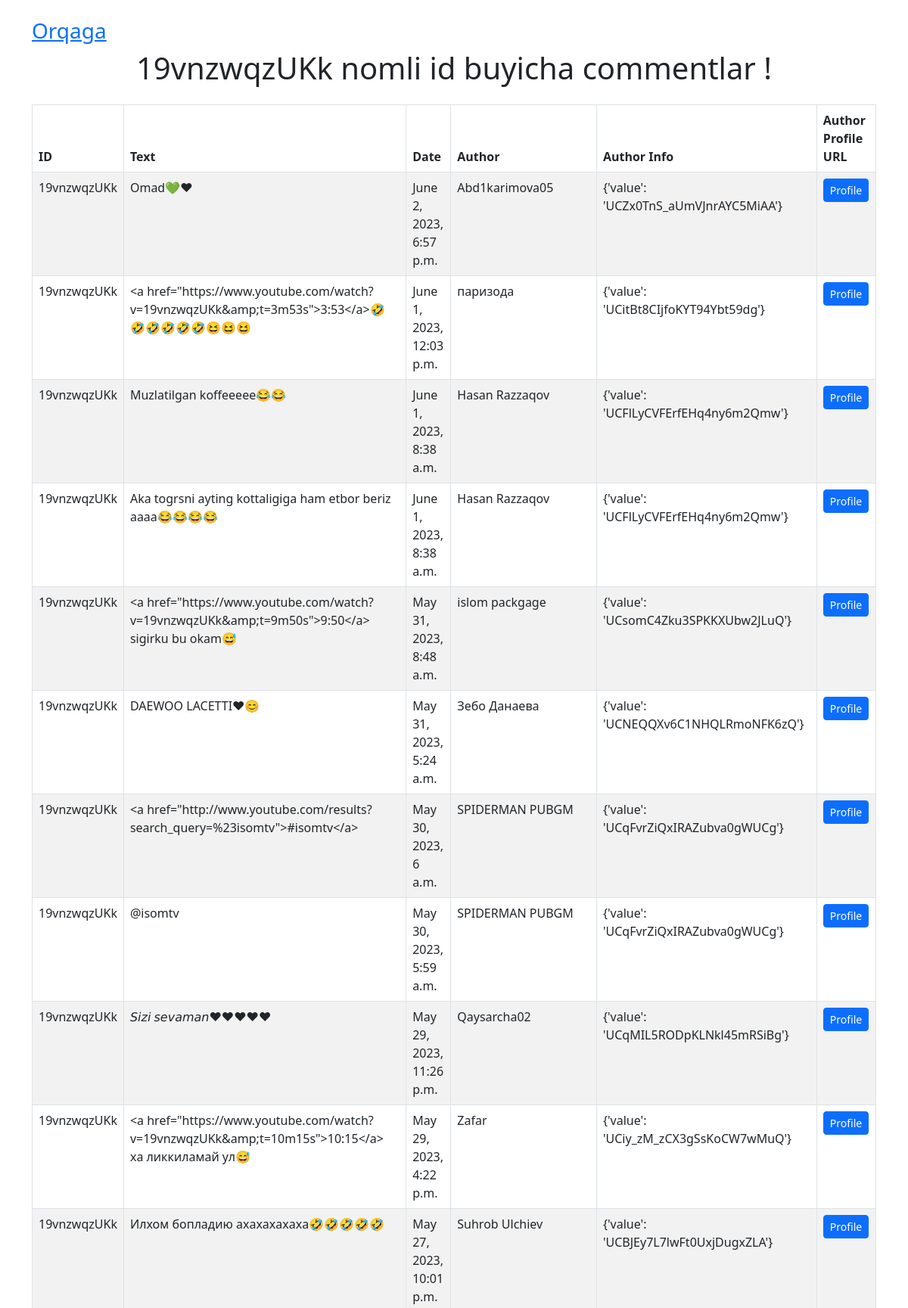
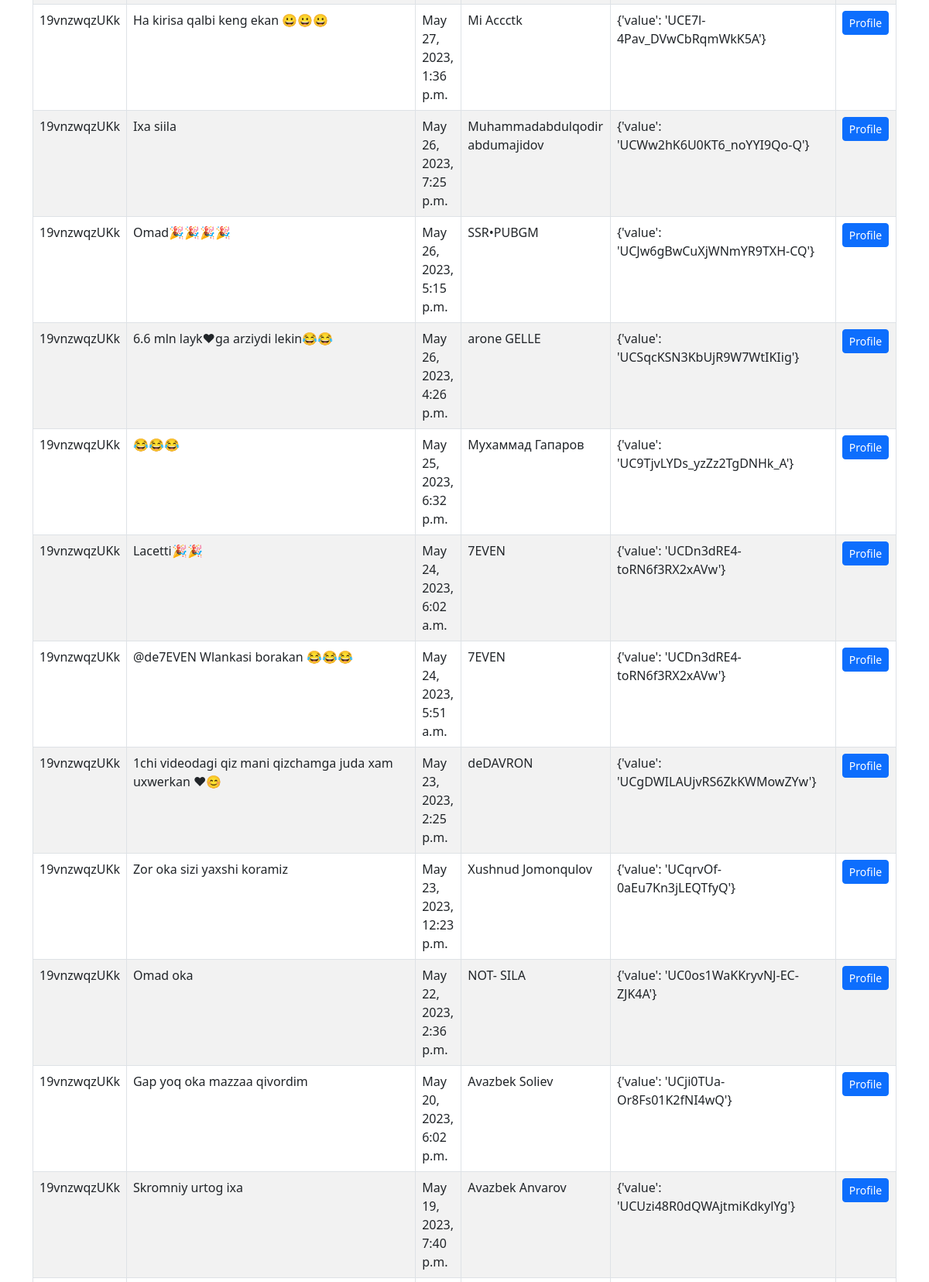
The page /comment/3/ (upper part) on the database its author committed (2 pictures, top to bottom).
### youtube/models.py (models this page shows, shortened)
class YouTobeModel(models.Model):
    video_id = models.CharField(max_length=100, unique=True, db_index=True)
    channelTitle = models.CharField(max_length=1000)
    title = models.CharField(max_length=1000)
    viewCount = models.IntegerField()
    description = models.TextField()

class Comment(models.Model):
    text_id = models.TextField()
    text = models.TextField()
    date = models.DateTimeField()
    author = models.CharField(max_length = 1000)
    author_info = models.CharField(max_length=1000)
    author_profile_url = models.URLField()

### youtube/views.py (the view)
# urls.py: path('comment/<int:pk>/', comment, name='comment'),
def comment(request, pk):
    comment_obj = get_object_or_404(YouTobeModel, pk=pk)
    video_id = comment_obj.video_id
    comments = Comment.objects.filter(text_id=video_id)
    return render(request, 'comment.html', {'video_id': video_id, 'comments': comments})

### youtube/templates/comment.html (shortened to what this page needs)
<!DOCTYPE html>
<html lang="en">
<head>
    <link rel="stylesheet" href="https://cdn.jsdelivr.net/npm/bootstrap@5.3.0/dist/css/bootstrap.min.css">
</head>
<body>
    <div class="container">
        <h3 class="mt-4"> <a href="{% url 'home' %}">Orqaga</a></h3>
        <h1 style="text-align: center;">{{ video_id }} nomli id buyicha commentlar !</h1>
        <table class="table table-striped table-bordered mt-4">
            <thead class="thead-dark">
                <tr>
                    <th scope="col">ID</th>
                    <th scope="col">Text</th>
                    <th scope="col">Date</th>
                    <th scope="col">Author</th>
                    <th scope="col">Author Info</th>
                    <th scope="col">Author Profile URL</th>
                </tr>
            </thead>
            <tbody>
                {% for comment in comments %}
                <tr>
                    <td>{{ comment.text_id }}</td>
                    <td>{{ comment.text }}</td>
                    <td>{{ comment.date }}</td>
                    <td>{{ comment.author }}</td>
                    <td>{{ comment.author_info }}</td>
                    <td><a href="{{ comment.author_profile_url }}" class="btn btn-primary btn-sm">Profile</a></td>
                </tr>
                {% endfor %}
            </tbody>
        </table>
    </div>
</body>
</html>

### rows shown on the page
YouTobeModel: video "19vnzwqzUKk"
Comment: text_id "19vnzwqzUKk", text "Omad💚❤", date "June 2, 2023, 6:57 p.m.", author "Abd1karimova05", author_info "{'value': 'UCZx0TnS_aUmVJnrAYC5MiAA'}"
Comment: text_id "19vnzwqzUKk", text "<a href=\"https://www.youtube.com/watch?v=19vnzwqzUKk&amp;t=3m53s\">3:53</a>🤣🤣🤣🤣🤣🤣😆😆😆", date "June 1, 2023, 12:03 p.m.", author "паризода", author_info "{'value': 'UCitBt8CIjfoKYT94Ybt59dg'}"
Comment: text_id "19vnzwqzUKk", text "Muzlatilgan koffeeeee😂😂", date "June 1, 2023, 8:38 a.m.", author "Hasan Razzaqov", author_info "{'value': 'UCFlLyCVFErfEHq4ny6m2Qmw'}"
Comment: text_id "19vnzwqzUKk", text "Aka togrsni ayting kottaligiga ham etbor beriz aaaa😂😂😂😂", date "June 1, 2023, 8:38 a.m.", author "Hasan Razzaqov", author_info "{'value': 'UCFlLyCVFErfEHq4ny6m2Qmw'}"
Comment: text_id "19vnzwqzUKk", text "<a href=\"https://www.youtube.com/watch?v=19vnzwqzUKk&amp;t=9m50s\">9:50</a> sigirku bu okam😅", date "May 31, 2023, 8:48 a.m.", author "islom packgage", author_info "{'value': 'UCsomC4Zku3SPKKXUbw2JLuQ'}"
Comment: text_id "19vnzwqzUKk", text "DAEWOO LACETTI❤😊", date "May 31, 2023, 5:24 a.m.", author "Зебо Данаева", author_info "{'value': 'UCNEQQXv6C1NHQLRmoNFK6zQ'}"
Comment: text_id "19vnzwqzUKk", text "<a href=\"http://www.youtube.com/results?search_query=%23isomtv\">#isomtv</a>", date "May 30, 2023, 6 a.m.", author "SPIDERMAN PUBGM", author_info "{'value': 'UCqFvrZiQxIRAZubva0gWUCg'}"
Comment: text_id "19vnzwqzUKk", text "@isomtv", date "May 30, 2023, 5:59 a.m.", author "SPIDERMAN PUBGM", author_info "{'value': 'UCqFvrZiQxIRAZubva0gWUCg'}"
Comment: text_id "19vnzwqzUKk", text "𝘚𝘪𝘻𝘪 𝘴𝘦𝘷𝘢𝘮𝘢𝘯❤❤❤❤❤", date "May 29, 2023, 11:26 p.m.", author "Qaysarcha02", author_info "{'value': 'UCqMIL5RODpKLNkl45mRSiBg'}"
Comment: text_id "19vnzwqzUKk", text "<a href=\"https://www.youtube.com/watch?v=19vnzwqzUKk&amp;t=10m15s\">10:15</a> ха ликкиламай ул😅", date "May 29, 2023, 4:22 p.m.", author "Zafar", author_info "{'value': 'UCiy_zM_zCX3gSsKoCW7wMuQ'}"
Comment: text_id "19vnzwqzUKk", text "Илхом бопладию ахахахахаха🤣🤣🤣🤣🤣", date "May 27, 2023, 10:01 p.m.", author "Suhrob Ulchiev", author_info "{'value': 'UCBJEy7L7lwFt0UxjDugxZLA'}"
Comment: text_id "19vnzwqzUKk", text "Ha kirisa qalbi keng ekan 😀😀😀", date "May 27, 2023, 1:36 p.m.", author "Mi Accctk", author_info "{'value': 'UCE7l-4Pav_DVwCbRqmWkK5A'}"
Comment: text_id "19vnzwqzUKk", text "Ixa siila", date "May 26, 2023, 7:25 p.m.", author "Muhammadabdulqodir abdumajidov", author_info "{'value': 'UCWw2hK6U0KT6_noYYI9Qo-Q'}"
Comment: text_id "19vnzwqzUKk", text "Omad🎉🎉🎉🎉", date "May 26, 2023, 5:15 p.m.", author "SSR•PUBGM", author_info "{'value': 'UCJw6gBwCuXjWNmYR9TXH-CQ'}"
Comment: text_id "19vnzwqzUKk", text "6.6 mln layk❤ga arziydi lekin😂😂", date "May 26, 2023, 4:26 p.m.", author "arone GELLE", author_info "{'value': 'UCSqcKSN3KbUjR9W7WtIKIig'}"
Comment: text_id "19vnzwqzUKk", text "😂😂😂", date "May 25, 2023, 6:32 p.m.", author "Мухаммад Гапаров", author_info "{'value': 'UC9TjvLYDs_yzZz2TgDNHk_A'}"
Comment: text_id "19vnzwqzUKk", text "Lacetti🎉🎉", date "May 24, 2023, 6:02 a.m.", author "7EVEN", author_info "{'value': 'UCDn3dRE4-toRN6f3RX2xAVw'}"
Comment: text_id "19vnzwqzUKk", text "@de7EVEN Wlankasi borakan 😂😂😂", date "May 24, 2023, 5:51 a.m.", author "7EVEN", author_info "{'value': 'UCDn3dRE4-toRN6f3RX2xAVw'}"
Comment: text_id "19vnzwqzUKk", text "1chi videodagi qiz mani qizchamga juda xam uxwerkan ❤😊", date "May 23, 2023, 2:25 p.m.", author "deDAVRON", author_info "{'value': 'UCgDWILAUjvRS6ZkKWMowZYw'}"
Comment: text_id "19vnzwqzUKk", text "Zor oka sizi yaxshi koramiz", date "May 23, 2023, 12:23 p.m.", author "Xushnud Jomonqulov", author_info "{'value': 'UCqrvOf-0aEu7Kn3jLEQTfyQ'}"
Comment: text_id "19vnzwqzUKk", text "Omad oka", date "May 22, 2023, 2:36 p.m.", author "NOT- SILA", author_info "{'value': 'UC0os1WaKKryvNJ-EC-ZJK4A'}"
Comment: text_id "19vnzwqzUKk", text "Gap yoq oka mazzaa qivordim", date "May 20, 2023, 6:02 p.m.", author "Avazbek Soliev", author_info "{'value': 'UCji0TUa-Or8Fs01K2fNI4wQ'}"
Comment: text_id "19vnzwqzUKk", text "Skromniy urtog ixa", date "May 19, 2023, 7:40 p.m.", author "Avazbek Anvarov", author_info "{'value': 'UCUzi48R0dQWAjtmiKdkylYg'}"
